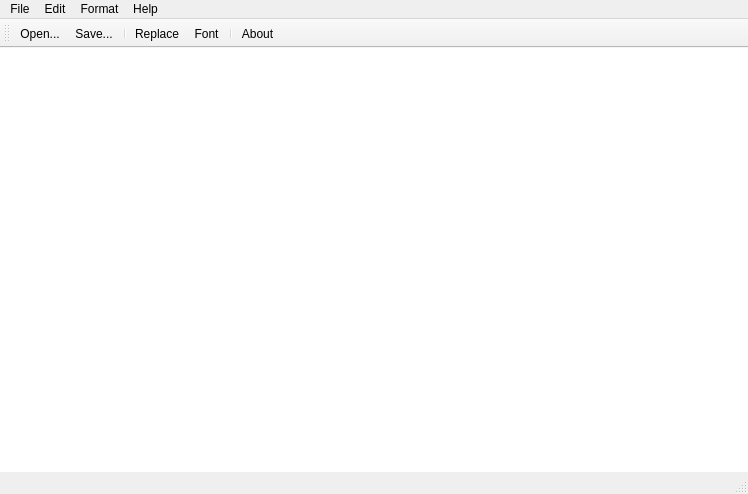
<?xml version="1.0" encoding="UTF-8"?>
<ui version="4.0">
 <class>MyNoteClass</class>
 <widget class="QMainWindow" name="MyNoteClass">
  <property name="geometry">
   <rect>
    <x>0</x>
    <y>0</y>
    <width>748</width>
    <height>494</height>
   </rect>
  </property>
  <property name="windowTitle">
   <string>MyNote</string>
  </property>
  <widget class="QWidget" name="centralWidget">
   <layout class="QHBoxLayout" name="horizontalLayout">
    <property name="leftMargin">
     <number>0</number>
    </property>
    <property name="topMargin">
     <number>0</number>
    </property>
    <property name="rightMargin">
     <number>0</number>
    </property>
    <property name="bottomMargin">
     <number>0</number>
    </property>
    <item>
     <widget class="QPlainTextEdit" name="plainTextEdit">
      <property name="font">
       <font>
        <family>Consolas</family>
        <pointsize>14</pointsize>
       </font>
      </property>
      <property name="frameShape">
       <enum>QFrame::NoFrame</enum>
      </property>
      <property name="plainText">
       <string/>
      </property>
     </widget>
    </item>
   </layout>
  </widget>
  <widget class="QMenuBar" name="menuBar">
   <property name="geometry">
    <rect>
     <x>0</x>
     <y>0</y>
     <width>748</width>
     <height>21</height>
    </rect>
   </property>
   <widget class="QMenu" name="menuFile">
    <property name="title">
     <string>File</string>
    </property>
    <addaction name="actionOpen"/>
    <addaction name="actionSave"/>
    <addaction name="separator"/>
    <addaction name="actionExit"/>
   </widget>
   <widget class="QMenu" name="menuHelp">
    <property name="title">
     <string>Help</string>
    </property>
    <addaction name="actionAbout"/>
   </widget>
   <widget class="QMenu" name="menuEdit">
    <property name="title">
     <string>Edit</string>
    </property>
    <addaction name="actionReplace"/>
   </widget>
   <widget class="QMenu" name="menuFormat">
    <property name="title">
     <string>Format</string>
    </property>
    <addaction name="actionFont"/>
   </widget>
   <addaction name="menuFile"/>
   <addaction name="menuEdit"/>
   <addaction name="menuFormat"/>
   <addaction name="menuHelp"/>
  </widget>
  <widget class="QToolBar" name="mainToolBar">
   <attribute name="toolBarArea">
    <enum>TopToolBarArea</enum>
   </attribute>
   <attribute name="toolBarBreak">
    <bool>false</bool>
   </attribute>
   <addaction name="actionOpen"/>
   <addaction name="actionSave"/>
   <addaction name="separator"/>
   <addaction name="actionReplace"/>
   <addaction name="actionFont"/>
   <addaction name="separator"/>
   <addaction name="actionAbout"/>
  </widget>
  <widget class="QStatusBar" name="statusBar"/>
  <action name="actionOpen">
   <property name="icon">
    <iconset resource="MyNote.qrc">
     <normaloff>:/MyNote/Resources/open.png</normaloff>:/MyNote/Resources/open.png</iconset>
   </property>
   <property name="text">
    <string>Open...</string>
   </property>
   <property name="iconText">
    <string>Open...</string>
   </property>
   <property name="toolTip">
    <string>Open...</string>
   </property>
   <property name="shortcut">
    <string>Ctrl+O</string>
   </property>
  </action>
  <action name="actionSave">
   <property name="icon">
    <iconset resource="MyNote.qrc">
     <normaloff>:/MyNote/Resources/save.png</normaloff>:/MyNote/Resources/save.png</iconset>
   </property>
   <property name="text">
    <string>Save...</string>
   </property>
   <property name="iconText">
    <string>Save...</string>
   </property>
   <property name="toolTip">
    <string>Save...</string>
   </property>
   <property name="shortcut">
    <string>Ctrl+S</string>
   </property>
  </action>
  <action name="actionExit">
   <property name="text">
    <string>Exit</string>
   </property>
   <property name="shortcut">
    <string>Alt+F4</string>
   </property>
  </action>
  <action name="actionAbout">
   <property name="icon">
    <iconset resource="MyNote.qrc">
     <normaloff>:/MyNote/Resources/about.png</normaloff>:/MyNote/Resources/about.png</iconset>
   </property>
   <property name="text">
    <string>About</string>
   </property>
  </action>
  <action name="actionReplace">
   <property name="icon">
    <iconset resource="MyNote.qrc">
     <normaloff>:/MyNote/Resources/replace.png</normaloff>:/MyNote/Resources/replace.png</iconset>
   </property>
   <property name="text">
    <string>Replace...</string>
   </property>
   <property name="shortcut">
    <string>Ctrl+R</string>
   </property>
  </action>
  <action name="actionFont">
   <property name="icon">
    <iconset resource="MyNote.qrc">
     <normaloff>:/MyNote/Resources/font.png</normaloff>:/MyNote/Resources/font.png</iconset>
   </property>
   <property name="text">
    <string>Font...</string>
   </property>
  </action>
 </widget>
 <layoutdefault spacing="6" margin="11"/>
 <resources>
  <include location="MyNote.qrc"/>
 </resources>
 <connections/>
</ui>
